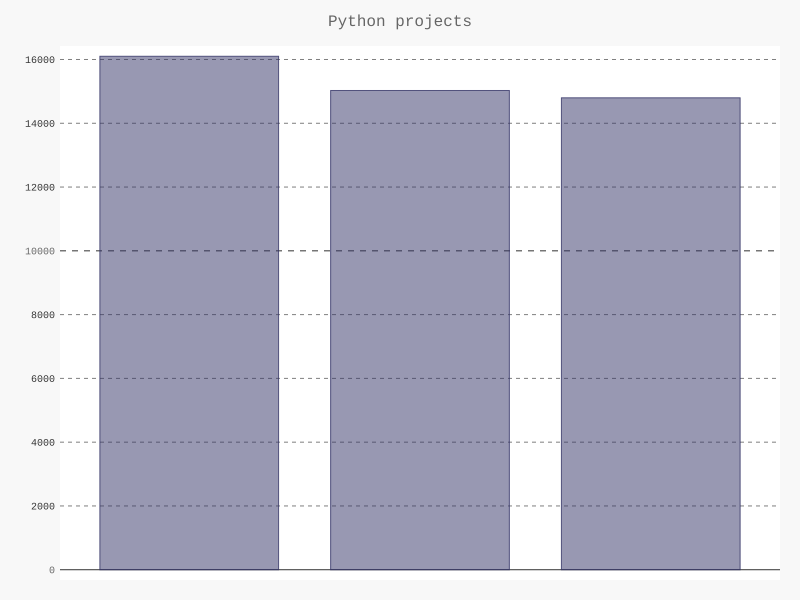

Write the Python code that produced this figure.
import pygal
from pygal.style import LightColorizedStyle as LCS, LightenStyle as LS

my_style = LS('#333366', base_style=LCS)
chart = pygal.Bar(style=my_style, x_label_rotation=45, show_legend=False)
chart.title = 'Python projects'

plot_dicts = [
	{'value': 16101, 'label': 'Description of httpie.'},
	{'value': 15028, 'label': 'Description of django.'},
	{'value': 14798, 'label': 'Description of flask.'}
	]

chart.add('', plot_dicts)
chart.render_to_file('bar_descriptions.svg')
